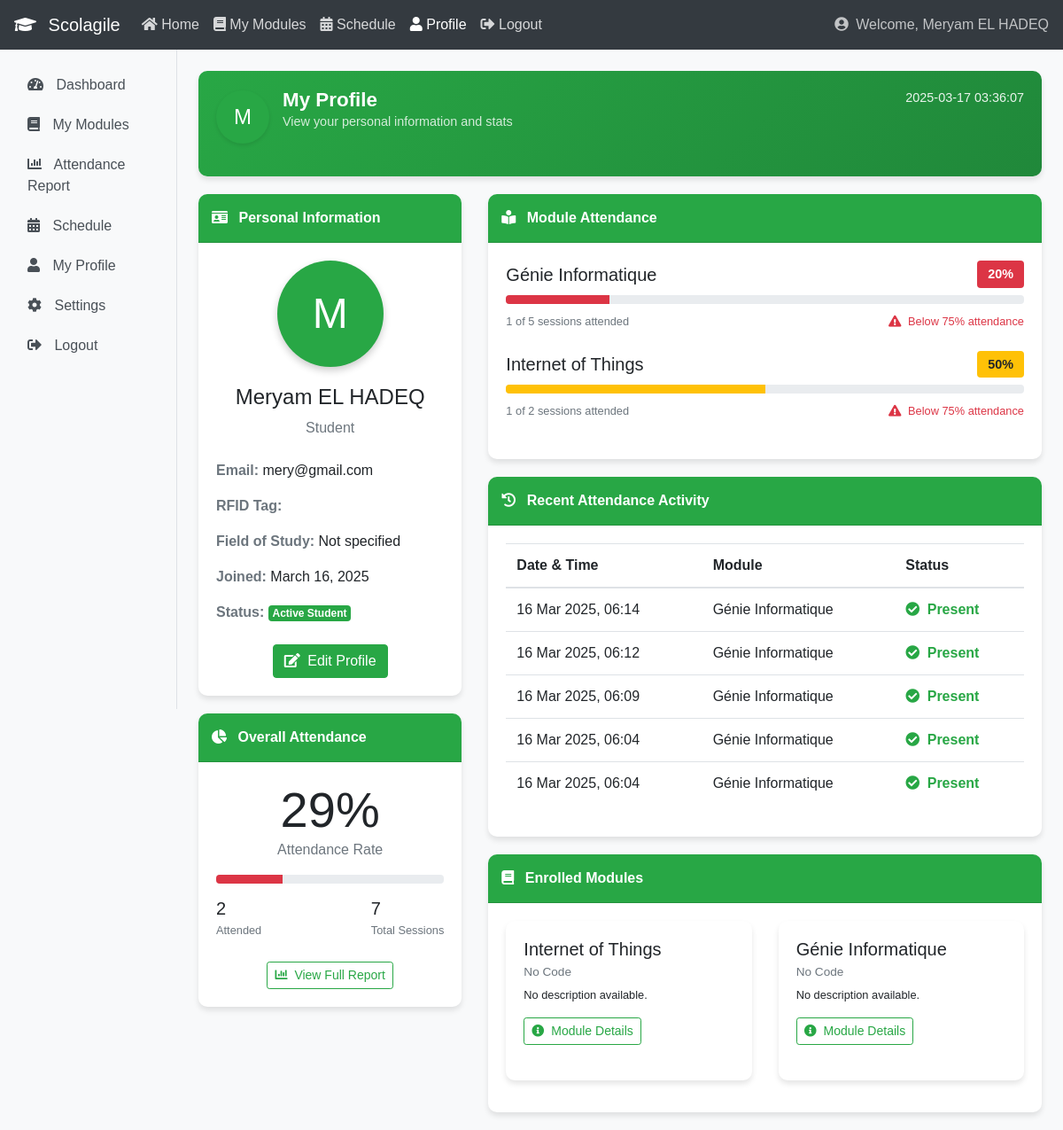
The app's page /student_profile.php (signed in) with its own data.
### tables this page shows
CREATE TABLE `users` (
  `id` int(11) NOT NULL AUTO_INCREMENT,
  `name` varchar(100) NOT NULL,
  `rfid_tag` varchar(50) NOT NULL,
  `role` enum('student','professor','admin') NOT NULL,
  `email` varchar(100) NOT NULL,
  `password` varchar(255) NOT NULL,
  `last_login` datetime DEFAULT NULL,
  `field` varchar(100) DEFAULT NULL,
  `active` tinyint(1) NOT NULL DEFAULT 1,
  `created_at` timestamp NOT NULL DEFAULT current_timestamp(),
  PRIMARY KEY (`id`),
  UNIQUE KEY `rfid_tag` (`rfid_tag`),
  UNIQUE KEY `email` (`email`)
);

CREATE TABLE `modules` (
  `id` int(11) NOT NULL AUTO_INCREMENT,
  `name` varchar(100) NOT NULL,
  `semester` varchar(10) DEFAULT NULL,
  `code` varchar(50) DEFAULT NULL,
  `description` text DEFAULT NULL,
  PRIMARY KEY (`id`)
);

CREATE TABLE `attendance` (
  `id` int(11) NOT NULL AUTO_INCREMENT,
  `student_id` int(11) NOT NULL,
  `module_id` int(11) NOT NULL,
  `scan_time` datetime NOT NULL,
  `teacher_scan_id` int(11) DEFAULT NULL,
  `status` enum('present','absent','late') NOT NULL DEFAULT 'present',
  PRIMARY KEY (`id`),
  KEY `student_id` (`student_id`),
  KEY `module_id` (`module_id`),
  KEY `teacher_scan_id` (`teacher_scan_id`),
  CONSTRAINT `attendance_ibfk_1` FOREIGN KEY (`student_id`) REFERENCES `users` (`id`) ON DELETE CASCADE,
  CONSTRAINT `attendance_ibfk_2` FOREIGN KEY (`module_id`) REFERENCES `modules` (`id`) ON DELETE CASCADE,
  CONSTRAINT `attendance_ibfk_3` FOREIGN KEY (`teacher_scan_id`) REFERENCES `teacher_scans` (`id`) ON DELETE CASCADE
);

### student_profile.php (the view, shortened to what the rows shown need)
<?php
require_once "config.php";
$student_id = $_SESSION["id"];
$sql = "SELECT u.name, u.email, u.rfid_tag, u.field, u.created_at, u.last_login, u.active
        FROM users u
        WHERE u.id = ?";
$student_data = [];
if ($stmt = $link->prepare($sql)) {
    $stmt->bind_param("i", $student_id);
    $stmt->execute();
    $result = $stmt->get_result();
    if ($row = $result->fetch_assoc()) {
        $student_data = $row;
    }
}
$modules = [];
$sql_modules = "SELECT m.id, m.name, m.code, m.description
                FROM modules m
                JOIN student_module sm ON m.id = sm.module_id
                WHERE sm.student_id = ?";
if ($stmt = $link->prepare($sql_modules)) {
    $stmt->bind_param("i", $student_id);
    $stmt->execute();
    $result = $stmt->get_result();
    while ($row = $result->fetch_assoc()) {
        $modules[] = $row;
    }
}
$attendance_stats = [];
$sql_stats = "SELECT
                m.id,
                m.name,
                COUNT(DISTINCT ts.id) AS total_sessions,
                COUNT(DISTINCT CASE WHEN a.id IS NOT NULL THEN a.teacher_scan_id END) AS attended_sessions
              FROM modules m
              JOIN student_module sm ON m.id = sm.module_id
              LEFT JOIN teacher_scans ts ON ts.module_id = m.id
              LEFT JOIN attendance a ON a.teacher_scan_id = ts.id AND a.student_id = ?
              WHERE sm.student_id = ?
              GROUP BY m.id
              ORDER BY m.name";
if ($stmt = $link->prepare($sql_stats)) {
    $stmt->bind_param("ii", $student_id, $student_id);
    $stmt->execute();
    $result = $stmt->get_result();
    while ($row = $result->fetch_assoc()) {
        $attendance_stats[$row['id']] = $row;
    }
}
$total_sessions = 0;
$attended_sessions = 0;
foreach ($attendance_stats as $stat) {
    $total_sessions += $stat['total_sessions'];
    $attended_sessions += $stat['attended_sessions'];
}
$overall_attendance = $total_sessions > 0 ? round(($attended_sessions / $total_sessions) * 100) : 0;
$recent_attendance = [];
$sql_recent = "SELECT
                a.id,
                a.scan_time,
                a.status,
                m.name AS module_name,
                ts.scan_time AS class_start_time
               FROM attendance a
               JOIN modules m ON a.module_id = m.id
               LEFT JOIN teacher_scans ts ON a.teacher_scan_id = ts.id
               WHERE a.student_id = ?
               ORDER BY a.scan_time DESC
               LIMIT 5";
if ($stmt = $link->prepare($sql_recent)) {
    $stmt->bind_param("i", $student_id);
    $stmt->execute();
    $result = $stmt->get_result();
    while ($row = $result->fetch_assoc()) {
        $recent_attendance[] = $row;
    }
}
?>
<!DOCTYPE html>
<html lang="en">
<head>
    <link href="https://maxcdn.bootstrapcdn.com/bootstrap/4.5.2/css/bootstrap.min.css" rel="stylesheet">
    <link href="https://cdnjs.cloudflare.com/ajax/libs/font-awesome/5.15.3/css/all.min.css" rel="stylesheet">
</head>
<body>
    <div class="container-fluid">
        <div class="row">
            <main role="main" class="col-md-10 ml-sm-auto col-lg-10 px-4 mt-4">
                <div class="welcome-banner">
                    <div class="row">
                        <div class="col-md-8">
                            <div class="profile-info">
                                <div class="profile-details">
                                    <h1 class="profile-name">My Profile</h1>
                                </div>
                            </div>
                        </div>
                    </div>
                </div>
                <div class="row">
                    <div class="col-md-4">
                        <div class="card">
                            <div class="card-body text-center">
                                <div class="text-left">
                                    <div class="mb-3">
                                        <span class="info-label">Field of Study:</span>
                                        <span class="info-value"><?php echo htmlspecialchars($student_data['field'] ?? 'Not specified'); ?></span>
                                    </div>
                                    <div class="mb-3">
                                        <span class="info-label">Joined:</span>
                                        <span class="info-value">
                                            <?php echo isset($student_data['created_at']) ? date('F j, Y', strtotime($student_data['created_at'])) : 'Unknown'; ?>
                                        </span>
                                    </div>
                                </div>
                            </div>
                        </div>
                        <div class="card">
                            <div class="card-body">
                                <div class="text-center mb-3">
                                    <h1 class="display-4 mb-0"><?php echo $overall_attendance; ?>%</h1>
                                </div>
                            </div>
                        </div>
                    </div>
                    <div class="col-md-8">
                        <div class="card">
                            <div class="card-body">
                                <?php if (!empty($attendance_stats)): ?>
                                    <?php foreach ($attendance_stats as $stat):
                                        $module_rate = $stat['total_sessions'] > 0 ?
                                            round(($stat['attended_sessions'] / $stat['total_sessions']) * 100) : 0;
                                        $badge_class = $module_rate >= 75 ? 'badge-success' :
                                            ($module_rate >= 50 ? 'badge-warning' : 'badge-danger');
                                    ?>
                                    <div class="mb-4">
                                        <div class="d-flex justify-content-between align-items-center mb-2">
                                            <h5 class="mb-0"><?php echo htmlspecialchars($stat['name']); ?></h5>
                                            <span class="badge attendance-badge <?php echo $badge_class; ?>">
                                                <?php echo $module_rate; ?>%
                                            </span>
                                        </div>
                                        <div class="progress">
                                            <?php
                                                $progress_color = $module_rate >= 75 ? 'bg-success' :
                                                    ($module_rate >= 50 ? 'bg-warning' : 'bg-danger');
                                            ?>
                                            <div class="progress-bar <?php echo $progress_color; ?>" role="progressbar"
                                                 style="width: <?php echo $module_rate; ?>%"
                                                 aria-valuenow="<?php echo $module_rate; ?>" aria-valuemin="0" aria-valuemax="100">
                                            </div>
                                        </div>
                                        <div class="d-flex justify-content-between">
                                            <small class="text-muted">
                                                <?php echo $stat['attended_sessions']; ?> of <?php echo $stat['total_sessions']; ?> sessions attended
                                            </small>
                                            <?php if ($module_rate < 75): ?>
                                            <small class="text-danger">
                                                <i class="fas fa-exclamation-triangle mr-1"></i> Below 75% attendance
                                            </small>
                                            <?php endif; ?>
                                        </div>
                                    </div>
                                    <?php endforeach; ?>
                                <?php endif; ?>
                            </div>
                        </div>
                        <div class="card">
                            <div class="card-body">
                                <?php if (!empty($recent_attendance)): ?>
                                    <div class="table-responsive">
                                        <table class="table table-hover">
                                            <thead>
                                                <tr>
                                                    <th>Date & Time</th>
                                                    <th>Module</th>
                                                    <th>Status</th>
                                                </tr>
                                            </thead>
                                            <tbody>
                                                <?php foreach ($recent_attendance as $record): ?>
                                                <tr>
                                                    <td><?php echo date('d M Y, H:i', strtotime($record['scan_time'])); ?></td>
                                                    <td><?php echo htmlspecialchars($record['module_name']); ?></td>
                                                    <td class="status-<?php echo $record['status']; ?>">
                                                        <?php
                                                        if ($record['status'] == 'present') {
                                                            echo '<i class="fas fa-check-circle mr-1"></i> Present';
                                                        } elseif ($record['status'] == 'absent') {
                                                            echo '<i class="fas fa-times-circle mr-1"></i> Absent';
                                                        } else {
                                                            echo '<i class="fas fa-exclamation-circle mr-1"></i> Late';
                                                        }
                                                        ?>
                                                    </td>
                                                </tr>
                                                <?php endforeach; ?>
                                            </tbody>
                                        </table>
                                    </div>
                                <?php endif; ?>
                            </div>
                        </div>
                        <div class="card">
                            <div class="card-body">
                                <?php if (!empty($modules)): ?>
                                    <div class="row">
                                        <?php foreach ($modules as $module): ?>
                                        <div class="col-md-6 mb-3">
                                            <div class="card module-card h-100">
                                                <div class="card-body">
                                                    <h5 class="card-title"><?php echo htmlspecialchars($module['name']); ?></h5>
                                                    <h6 class="card-subtitle mb-2 text-muted module-code"><?php echo htmlspecialchars($module['code'] ?? 'No Code'); ?></h6>
                                                    <p class="card-text small">
                                                        <?php echo htmlspecialchars($module['description'] ?? 'No description available.'); ?>
                                                    </p>
                                                    <a href="student_module_detail.php?id=<?php echo $module['id']; ?>" class="btn btn-sm btn-outline-success">
                                                        <i class="fas fa-info-circle mr-1"></i> Module Details
                                                    </a>
                                                </div>
                                            </div>
                                        </div>
                                        <?php endforeach; ?>
                                    </div>
                                <?php endif; ?>
                            </div>
                        </div>
                    </div>
                </div>
            </main>
        </div>
    </div>
</body>
</html>

### records on screen
users: field "Not specified", created_at "March 16, 2025"
modules: name "Génie Informatique", module_rate "20", attended_sessions "1", total_sessions "5", code "No Code", description "No description available."
modules: name "Internet of Things", module_rate "50", attended_sessions "1", total_sessions "2", code "No Code", description "No description available."
attendance: scan_time "16 Mar 2025, 06:14", module.name "Génie Informatique", status "present" (drawn)
attendance: scan_time "16 Mar 2025, 06:12", module.name "Génie Informatique", status "present" (drawn)
attendance: scan_time "16 Mar 2025, 06:09", module.name "Génie Informatique", status "present" (drawn)
attendance: scan_time "16 Mar 2025, 06:04", module.name "Génie Informatique", status "present" (drawn)
attendance: scan_time "16 Mar 2025, 06:04", module.name "Génie Informatique", status "present" (drawn)

### other values on screen
$student_name "Meryam EL HADEQ"
substr($student_name, 0, 1) "M"
$currentDateTime "2025-03-17 03:36:07"
$student_email "mery@gmail.com"
$overall_attendance "29"
$attended_sessions "2"
$total_sessions "7"
